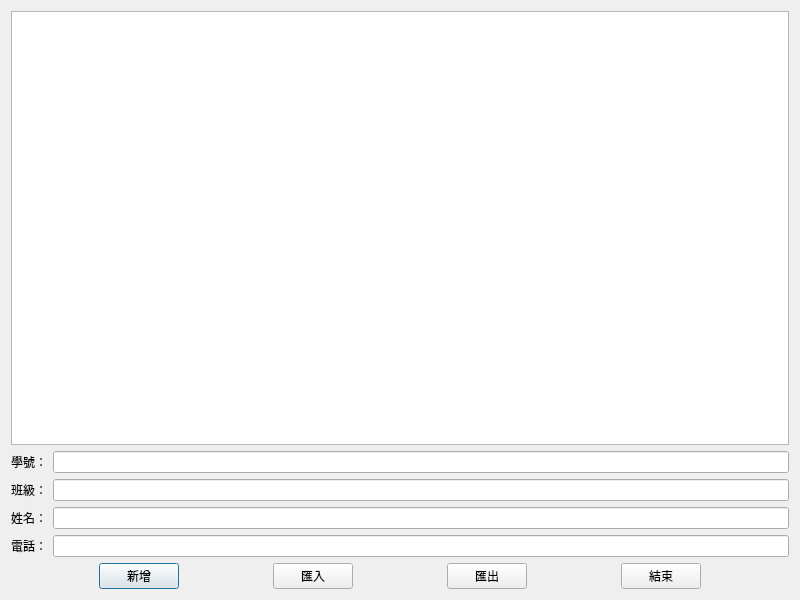
<?xml version="1.0" encoding="UTF-8"?>
<ui version="4.0">
 <class>ContactBook</class>
 <widget class="QDialog" name="ContactBook">
  <property name="geometry">
   <rect>
    <x>0</x>
    <y>0</y>
    <width>800</width>
    <height>600</height>
   </rect>
  </property>
  <property name="windowTitle">
   <string>ContactBook</string>
  </property>
  <layout class="QVBoxLayout" name="verticalLayout">
   <item>
    <widget class="QTableWidget" name="tableW"/>
   </item>
   <item>
    <layout class="QFormLayout" name="formLayout">
     <item row="1" column="0">
      <widget class="QLabel" name="label_2">
       <property name="text">
        <string>班級：</string>
       </property>
      </widget>
     </item>
     <item row="2" column="0">
      <widget class="QLabel" name="label_3">
       <property name="text">
        <string>姓名：</string>
       </property>
      </widget>
     </item>
     <item row="1" column="1">
      <widget class="QLineEdit" name="lineEdit_2"/>
     </item>
     <item row="2" column="1">
      <widget class="QLineEdit" name="lineEdit_3"/>
     </item>
     <item row="3" column="1">
      <widget class="QLineEdit" name="lineEdit_4"/>
     </item>
     <item row="3" column="0">
      <widget class="QLabel" name="label_4">
       <property name="text">
        <string>電話：</string>
       </property>
      </widget>
     </item>
     <item row="0" column="0">
      <widget class="QLabel" name="label">
       <property name="text">
        <string>學號：</string>
       </property>
      </widget>
     </item>
     <item row="0" column="1">
      <widget class="QLineEdit" name="lineEdit"/>
     </item>
    </layout>
   </item>
   <item>
    <layout class="QHBoxLayout" name="horizontalLayout_2">
     <item>
      <spacer name="horizontalSpacer">
       <property name="orientation">
        <enum>Qt::Orientation::Horizontal</enum>
       </property>
       <property name="sizeHint" stdset="0">
        <size>
         <width>40</width>
         <height>20</height>
        </size>
       </property>
      </spacer>
     </item>
     <item>
      <widget class="QPushButton" name="insertButton">
       <property name="text">
        <string>新增</string>
       </property>
      </widget>
     </item>
     <item>
      <spacer name="horizontalSpacer_2">
       <property name="orientation">
        <enum>Qt::Orientation::Horizontal</enum>
       </property>
       <property name="sizeHint" stdset="0">
        <size>
         <width>40</width>
         <height>20</height>
        </size>
       </property>
      </spacer>
     </item>
     <item>
      <widget class="QPushButton" name="pushButton">
       <property name="text">
        <string>匯入</string>
       </property>
      </widget>
     </item>
     <item>
      <spacer name="horizontalSpacer_4">
       <property name="orientation">
        <enum>Qt::Orientation::Horizontal</enum>
       </property>
       <property name="sizeHint" stdset="0">
        <size>
         <width>40</width>
         <height>20</height>
        </size>
       </property>
      </spacer>
     </item>
     <item>
      <widget class="QPushButton" name="exportButton">
       <property name="text">
        <string>匯出</string>
       </property>
      </widget>
     </item>
     <item>
      <spacer name="horizontalSpacer_5">
       <property name="orientation">
        <enum>Qt::Orientation::Horizontal</enum>
       </property>
       <property name="sizeHint" stdset="0">
        <size>
         <width>40</width>
         <height>20</height>
        </size>
       </property>
      </spacer>
     </item>
     <item>
      <widget class="QPushButton" name="exitButton">
       <property name="text">
        <string>結束</string>
       </property>
      </widget>
     </item>
     <item>
      <spacer name="horizontalSpacer_3">
       <property name="orientation">
        <enum>Qt::Orientation::Horizontal</enum>
       </property>
       <property name="sizeHint" stdset="0">
        <size>
         <width>40</width>
         <height>20</height>
        </size>
       </property>
      </spacer>
     </item>
    </layout>
   </item>
  </layout>
 </widget>
 <resources/>
 <connections/>
</ui>
